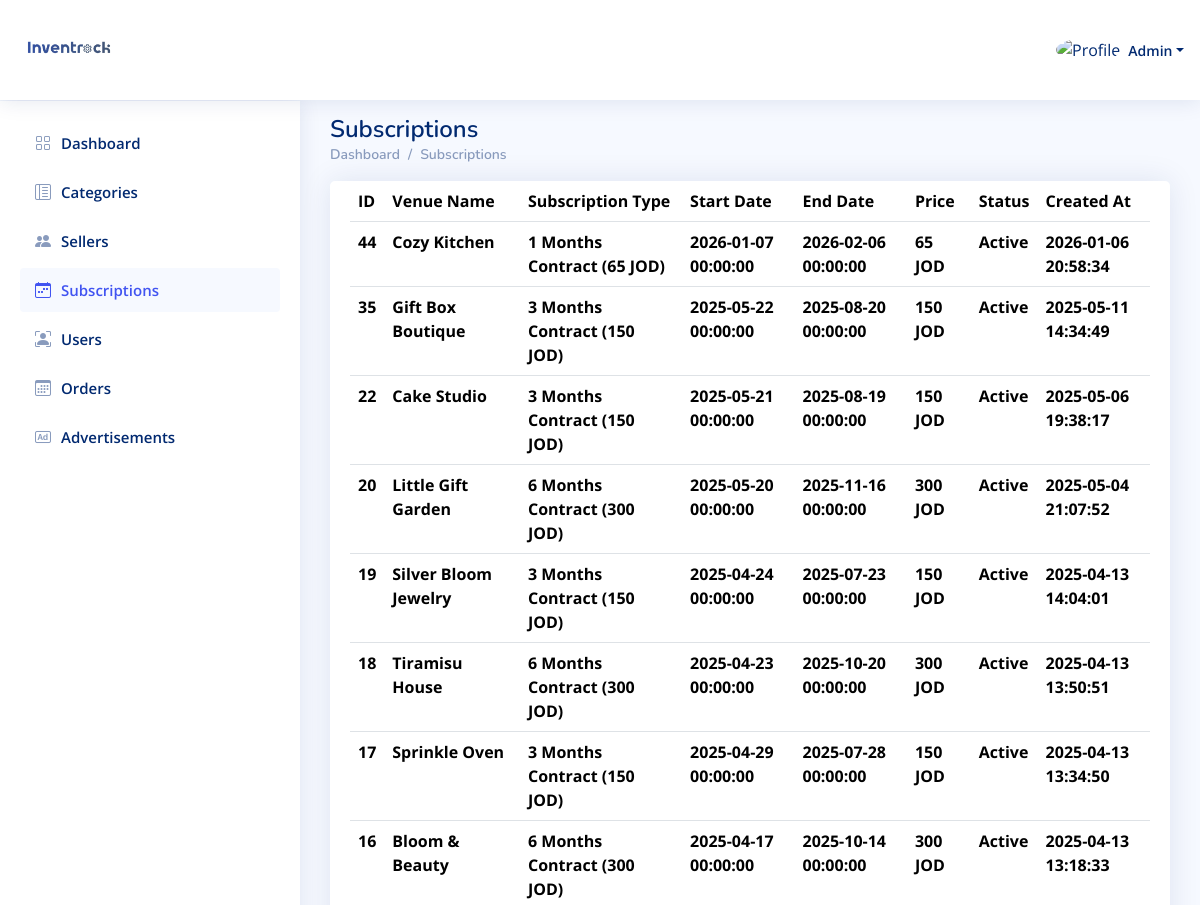
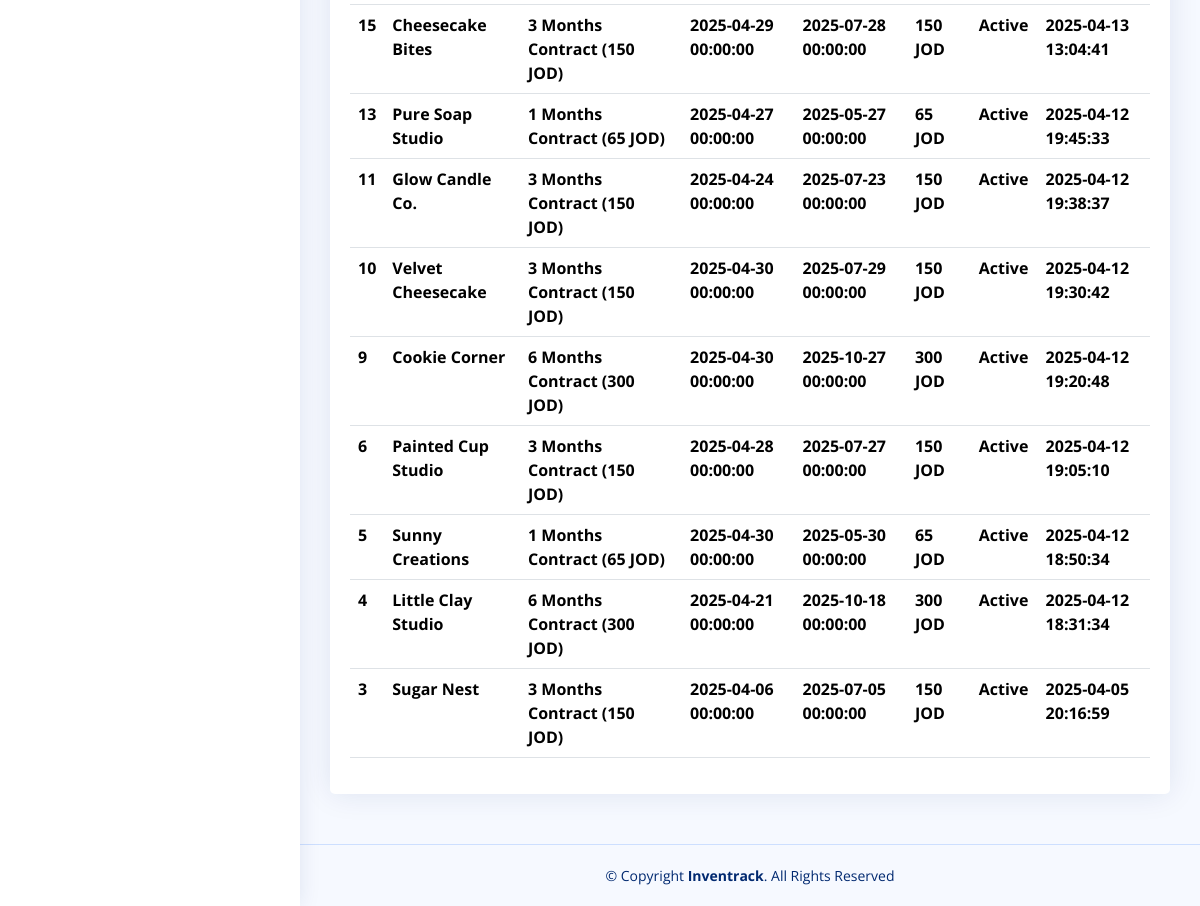
The page /Admin_Dashboard/Subscriptions.php (signed in) on the database its author committed (2 pictures, top to bottom).
### tables this page shows
CREATE TABLE `users` (
  `id` int(11) NOT NULL,
  `user_type_id` int(11) NOT NULL,
  `name` varchar(250) NOT NULL,
  `email` varchar(250) NOT NULL,
  `phone` varchar(250) NOT NULL,
  `password` varchar(250) NOT NULL,
  `image` varchar(250) DEFAULT NULL,
  `description` text DEFAULT NULL,
  `instagram_link` varchar(250) DEFAULT NULL,
  `active` int(11) NOT NULL DEFAULT 1,
  `created_at` timestamp NOT NULL DEFAULT current_timestamp()
);

CREATE TABLE `seller_subscriptions` (
  `id` int(11) NOT NULL,
  `seller_id` int(11) NOT NULL,
  `subscription_type` varchar(250) NOT NULL,
  `start_date` datetime NOT NULL,
  `end_date` datetime NOT NULL,
  `price` double NOT NULL,
  `active` int(11) NOT NULL DEFAULT 1,
  `created_at` timestamp NOT NULL DEFAULT current_timestamp()
);

### Admin_Dashboard/Subscriptions.php (the view, shortened to what this page needs)
<?php
include "../Connect.php";
$A_ID = $_SESSION['A_Log'] ?? null;
$seller_id = isset($_GET['seller_id']) ? (int)$_GET['seller_id'] : 0;
if (!$A_ID) {
    echo '<script language="JavaScript">
     document.location="../Login.php";
    </script>';
} else {
    $sql1 = mysqli_query($con, "select * from users where id='$A_ID'");
    $row1 = mysqli_fetch_array($sql1);
    $name = $row1['name'];
    $subSql = '';
    if($seller_id) {
      $subSql = "SELECT * from seller_subscriptions WHERE seller_id = '$seller_id' ORDER BY id DESC";
    } else {
      $subSql = "SELECT * from seller_subscriptions ORDER BY id DESC";
    }
}
?>
<!DOCTYPE html>
<html lang="en">
  <head>
    <link
      href="../assets/vendor/bootstrap/css/bootstrap.min.css"
      rel="stylesheet"
    />
    <link
      href="../assets/vendor/bootstrap-icons/bootstrap-icons.css"
      rel="stylesheet"
    />
    <link href="../assets/vendor/boxicons/css/boxicons.min.css" rel="stylesheet" />
    <link href="../assets/vendor/quill/quill.snow.css" rel="stylesheet" />
    <link href="../assets/vendor/quill/quill.bubble.css" rel="stylesheet" />
    <link href="../assets/vendor/remixicon/remixicon.css" rel="stylesheet" />
    <link href="../assets/vendor/simple-datatables/style.css" rel="stylesheet" />
    <link href="../assets/css/style.css" rel="stylesheet" />
  </head>
  <body>
    <header id="header" class="header fixed-top d-flex align-items-center">
      <div class="d-flex align-items-center justify-content-between">
        <a href="index.php" class="logo d-flex align-items-center">
          <img src="../assets/img/Logo.png" alt="" />
        </a>
      </div>
      <nav class="header-nav ms-auto">
        <ul class="d-flex align-items-center">
          <li class="nav-item dropdown pe-3">
            <a
              class="nav-link nav-profile d-flex align-items-center pe-0"
              href="#"
              data-bs-toggle="dropdown"
            >
              <img
                src="https://www.computerhope.com/jargon/g/guest-user.png"
                alt="Profile"
                class="rounded-circle"
              />
              <span class="d-none d-md-block dropdown-toggle ps-2"><?php echo $name ?></span> </a
            >
          </li>
        </ul>
      </nav>
    </header>
    <?php require './Aside-Nav/Aside.php'?>
    <main id="main" class="main">
      <div class="pagetitle">
        <h1>Subscriptions</h1>
        <nav>
          <ol class="breadcrumb">
            <li class="breadcrumb-item"><a href="index.php">Dashboard</a></li>
            <li class="breadcrumb-item">Subscriptions</li>
          </ol>
        </nav>
      </div>
      <section class="section">
        <div class="row">
          <div class="col-lg-12 col-md-12 col-sm-12">
            <div class="card">
              <div class="card-body">
                <table class="table datatable">
                  <thead>
                    <tr>
                      <th scope="col">ID</th>
                      <th scope="col">Venue Name</th>
                      <th scope="col">Subscription Type</th>
                      <th scope="col">Start Date</th>
                      <th scope="col">End Date</th>
                      <th scope="col">Price</th>
                      <th scope="col">Status</th>
                      <th scope="col">Created At</th>
                    </tr>
                  </thead>
                  <tbody>
                  <?php
$sql1 = mysqli_query($con, $subSql);
while ($row1 = mysqli_fetch_array($sql1)) {
    $subscription_id = $row1['id'];
    $seller_id = $row1['seller_id'];
    $subscription_type = $row1['subscription_type'];
    $start_date = $row1['start_date'];
    $end_date = $row1['end_date'];
   $price = $row1['price'];
    $active = $row1['active'];
    $created_at = $row1['created_at'];
    $sql2 = mysqli_query($con, "SELECT * from users WHERE id = '$seller_id'");
    $row2 = mysqli_fetch_array($sql2);
    $seller_name = $row2['name'];
    ?>
                    <tr>
                      <th scope="row"><?php echo $subscription_id ?></th>
                      <th scope="row"><?php echo $seller_name ?></th>
                      <th scope="row"><?php echo $subscription_type ?></th>
                      <th scope="row"><?php echo $start_date ?></th>
                      <th scope="row"><?php echo $end_date ?></th>
                      <th scope="row"><?php echo $price ?> JOD</th>
                      <th scope="row"><?php echo $active == 1 ? 'Active' : 'Expired' ?></th>
                      <th scope="row"><?php echo $created_at ?></th>
                    </tr>
<?php
}?>
                  </tbody>
                </table>
              </div>
            </div>
          </div>
        </div>
      </section>
    </main>
    <footer id="footer" class="footer">
      <div class="copyright">
        &copy; Copyright <strong><span>Inventrack</span></strong
        >. All Rights Reserved
      </div>
    </footer>
  </body>
</html>

### assets/css/style.css (style rules this page uses)
:root { scroll-behavior: smooth; }
body { font-family: "Open Sans", sans-serif; background: #f6f9ff; color: #444444; }
a { color: #4154f1; text-decoration: none; }
h1, h2, h3, h4, h5, h6 { font-family: "Nunito", sans-serif; }
#main { margin-top: 95px; padding: 20px 30px; transition: all 0.3s; }
.pagetitle { margin-bottom: 10px; }
.pagetitle h1 { font-size: 24px; margin-bottom: 0; font-weight: 600; color: #012970; }
.card { margin-bottom: 30px; border: none; border-radius: 5px; box-shadow: 0px 0 30px rgba(1, 41, 112, 0.1); }
.card-body { padding: 0 20px 20px 20px; }
.breadcrumb { font-size: 14px; font-family: "Nunito", sans-serif; color: #899bbd; font-weight: 600; }
.breadcrumb a { color: #899bbd; transition: 0.3s; }
.breadcrumb .breadcrumb-item::before { color: #899bbd; }
.logo { line-height: 1; }
@media (min-width: 1200px) { .logo { width: 280px; } }
.logo img { max-height: 200px; width: 100px; margin-right: 6px; }
.header { transition: all 0.5s; z-index: 997; height: 100px; box-shadow: 0px 2px 20px rgba(1, 41, 112, 0.1); background-color: #fff; padding-left: 20px; }
.header-nav ul { list-style: none; }
.header-nav>ul { margin: 0; padding: 0; }
.header-nav .nav-profile { color: #012970; }
.header-nav .nav-profile img { max-height: 36px; }
.header-nav .nav-profile span { font-size: 14px; font-weight: 600; }
@media (min-width: 1200px) { #main, #footer { margin-left: 300px; } }
.footer { padding: 20px 0; font-size: 14px; transition: all 0.3s; border-top: 1px solid #cddfff; }
.footer .copyright { text-align: center; color: #012970; }

### rows shown on the page
users: name "Admin"
seller_subscriptions: id "44", seller.name "Cozy Kitchen", subscription_type "1 Months Contract (65 JOD)", start_date "2026-01-07 00:00:00", end_date "2026-02-06 00:00:00", price "65", active "Active", created_at "2026-01-06 20:58:34"
seller_subscriptions: id "35", seller.name "Gift Box Boutique", subscription_type "3 Months Contract (150 JOD)", start_date "2025-05-22 00:00:00", end_date "2025-08-20 00:00:00", price "150", active "Active", created_at "2025-05-11 14:34:49"
seller_subscriptions: id "22", seller.name "Cake Studio", subscription_type "3 Months Contract (150 JOD)", start_date "2025-05-21 00:00:00", end_date "2025-08-19 00:00:00", price "150", active "Active", created_at "2025-05-06 19:38:17"
seller_subscriptions: id "20", seller.name "Little Gift Garden", subscription_type "6 Months Contract (300 JOD)", start_date "2025-05-20 00:00:00", end_date "2025-11-16 00:00:00", price "300", active "Active", created_at "2025-05-04 21:07:52"
seller_subscriptions: id "19", seller.name "Silver Bloom Jewelry", subscription_type "3 Months Contract (150 JOD)", start_date "2025-04-24 00:00:00", end_date "2025-07-23 00:00:00", price "150", active "Active", created_at "2025-04-13 14:04:01"
seller_subscriptions: id "18", seller.name "Tiramisu House", subscription_type "6 Months Contract (300 JOD)", start_date "2025-04-23 00:00:00", end_date "2025-10-20 00:00:00", price "300", active "Active", created_at "2025-04-13 13:50:51"
seller_subscriptions: id "17", seller.name "Sprinkle Oven", subscription_type "3 Months Contract (150 JOD)", start_date "2025-04-29 00:00:00", end_date "2025-07-28 00:00:00", price "150", active "Active", created_at "2025-04-13 13:34:50"
seller_subscriptions: id "16", seller.name "Bloom & Beauty", subscription_type "6 Months Contract (300 JOD)", start_date "2025-04-17 00:00:00", end_date "2025-10-14 00:00:00", price "300", active "Active", created_at "2025-04-13 13:18:33"
seller_subscriptions: id "15", seller.name "Cheesecake Bites", subscription_type "3 Months Contract (150 JOD)", start_date "2025-04-29 00:00:00", end_date "2025-07-28 00:00:00", price "150", active "Active", created_at "2025-04-13 13:04:41"
seller_subscriptions: id "13", seller.name "Pure Soap Studio", subscription_type "1 Months Contract (65 JOD)", start_date "2025-04-27 00:00:00", end_date "2025-05-27 00:00:00", price "65", active "Active", created_at "2025-04-12 19:45:33"
seller_subscriptions: id "11", seller.name "Glow Candle Co.", subscription_type "3 Months Contract (150 JOD)", start_date "2025-04-24 00:00:00", end_date "2025-07-23 00:00:00", price "150", active "Active", created_at "2025-04-12 19:38:37"
seller_subscriptions: id "10", seller.name "Velvet Cheesecake", subscription_type "3 Months Contract (150 JOD)", start_date "2025-04-30 00:00:00", end_date "2025-07-29 00:00:00", price "150", active "Active", created_at "2025-04-12 19:30:42"
seller_subscriptions: id "9", seller.name "Cookie Corner", subscription_type "6 Months Contract (300 JOD)", start_date "2025-04-30 00:00:00", end_date "2025-10-27 00:00:00", price "300", active "Active", created_at "2025-04-12 19:20:48"
seller_subscriptions: id "6", seller.name "Painted Cup Studio", subscription_type "3 Months Contract (150 JOD)", start_date "2025-04-28 00:00:00", end_date "2025-07-27 00:00:00", price "150", active "Active", created_at "2025-04-12 19:05:10"
seller_subscriptions: id "5", seller.name "Sunny Creations", subscription_type "1 Months Contract (65 JOD)", start_date "2025-04-30 00:00:00", end_date "2025-05-30 00:00:00", price "65", active "Active", created_at "2025-04-12 18:50:34"
seller_subscriptions: id "4", seller.name "Little Clay Studio", subscription_type "6 Months Contract (300 JOD)", start_date "2025-04-21 00:00:00", end_date "2025-10-18 00:00:00", price "300", active "Active", created_at "2025-04-12 18:31:34"
seller_subscriptions: id "3", seller.name "Sugar Nest", subscription_type "3 Months Contract (150 JOD)", start_date "2025-04-06 00:00:00", end_date "2025-07-05 00:00:00", price "150", active "Active", created_at "2025-04-05 20:16:59"
